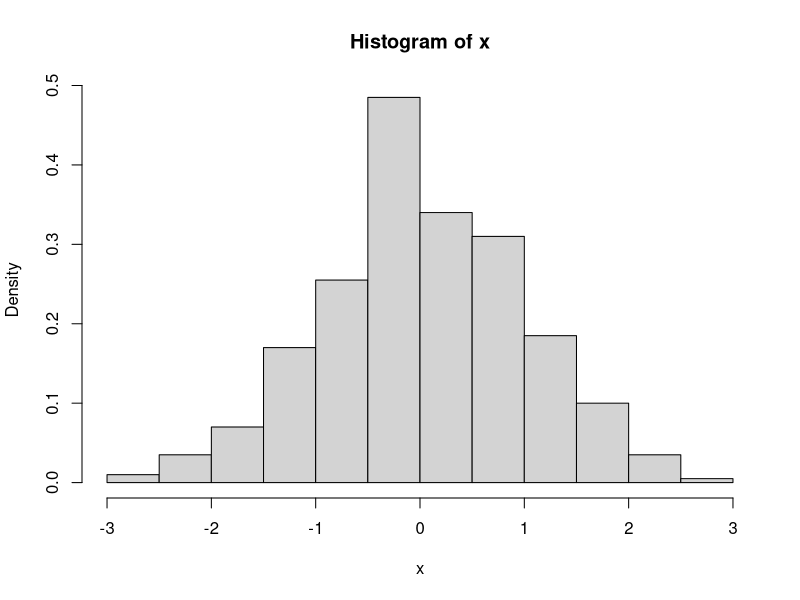
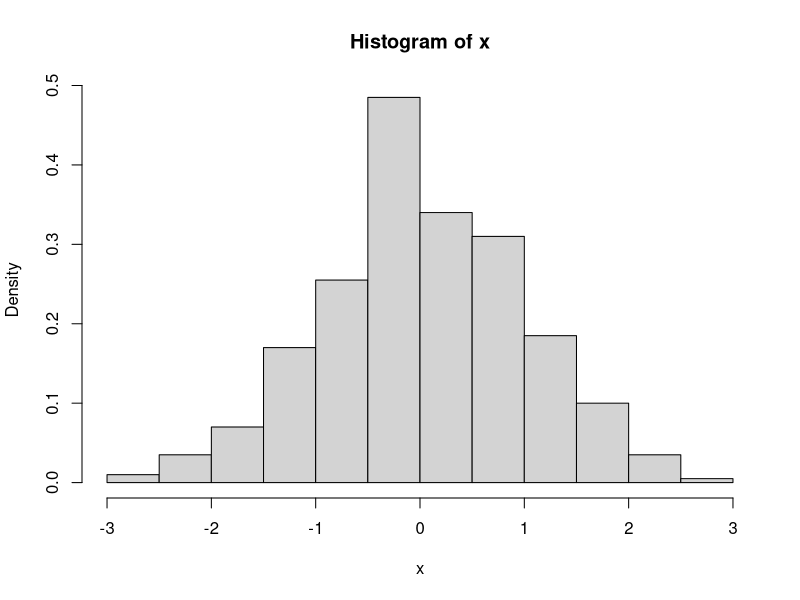
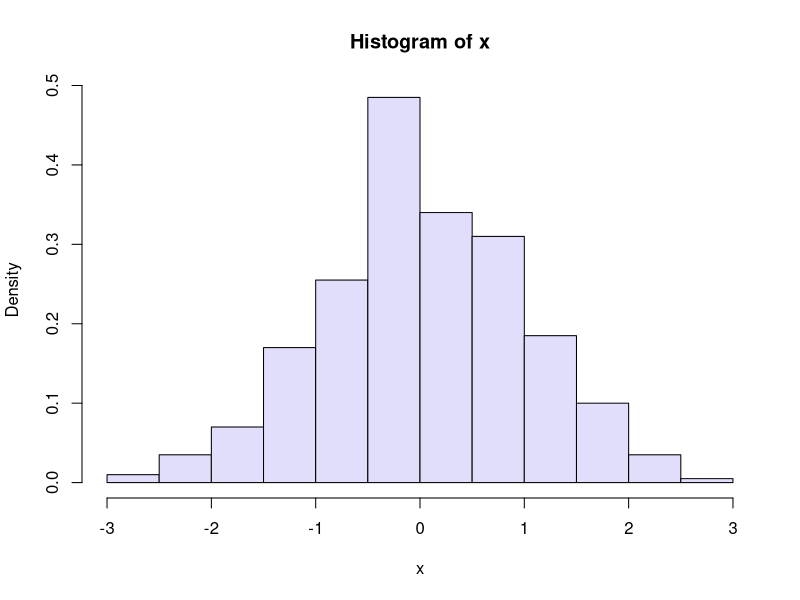
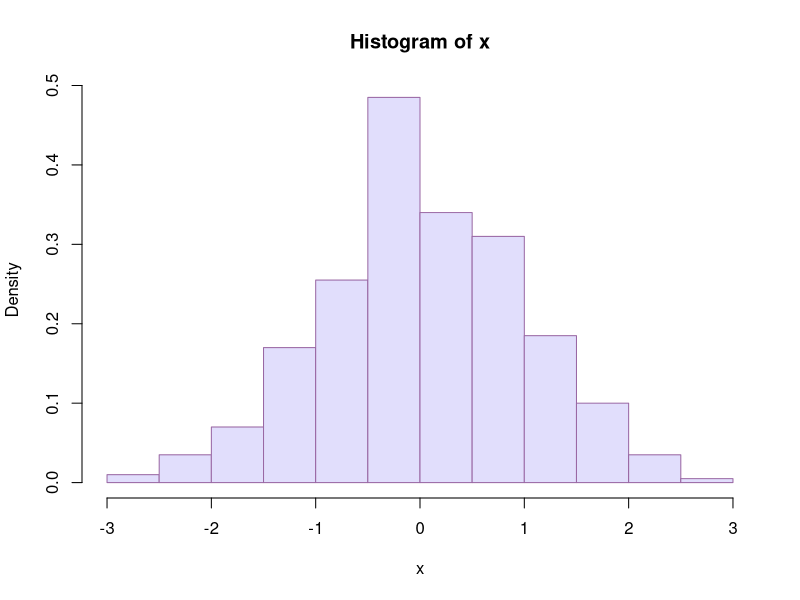
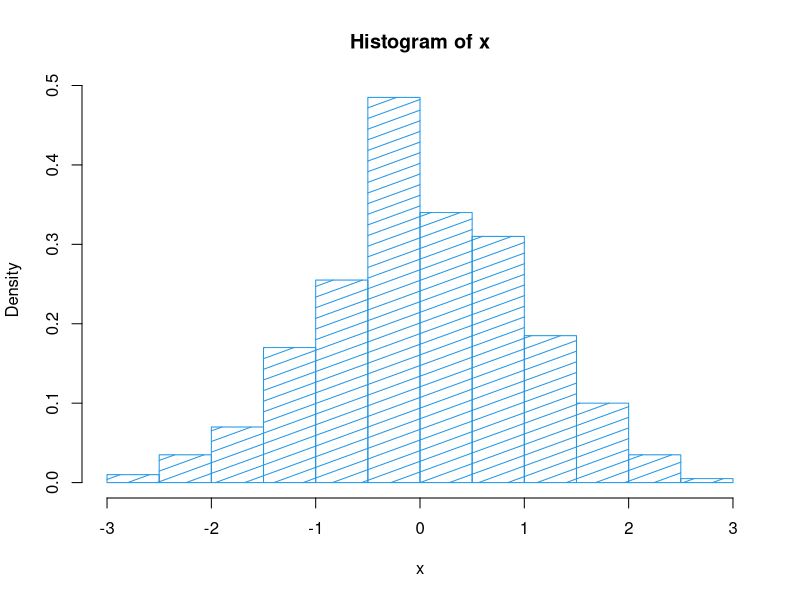
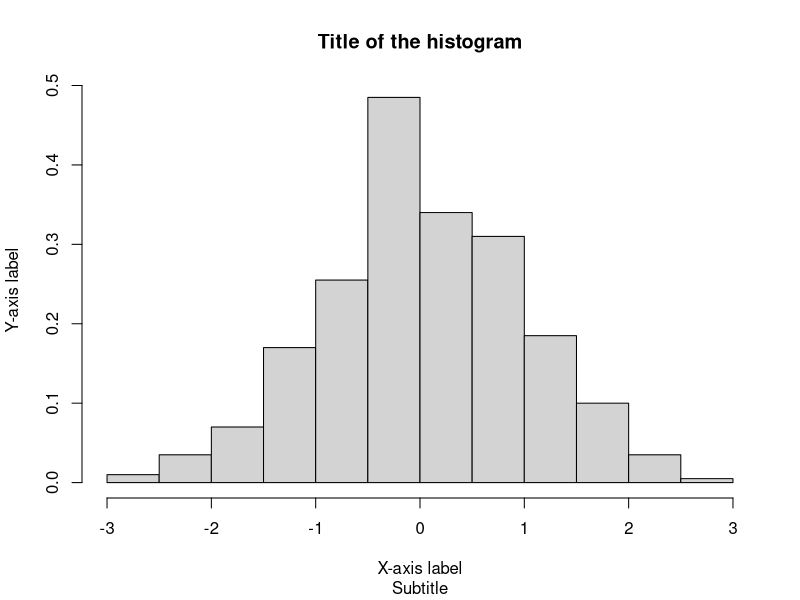

Recreate these plots in R, in order.
set.seed(1)
x <- rnorm(400)

# Histogram
hist(x, prob = TRUE)
hist(x, freq = FALSE) # Equivalent

# change the default fill color
hist(x,                 
     prob = TRUE,
     col = "#E1DEFC") # Color

# border color of the bars
hist(x,
     prob = TRUE,
     col = "#E1DEFC",    # Fill color
     border = "#9A68A4") # Border

# use shading lines
hist(x,
     prob = TRUE,
     col = 4,      # Color
     density = 10, # Shading lines
     angle = 20)   # Shading lines angle

# Titles and labels
hist(x,
     prob = TRUE,
     main = "Title of the histogram", # Title
     sub = "Subtitle",                # Subtitle
     xlab = "X-axis label",           # X-axis label
     ylab = "Y-axis label")           # Y-axis label 
